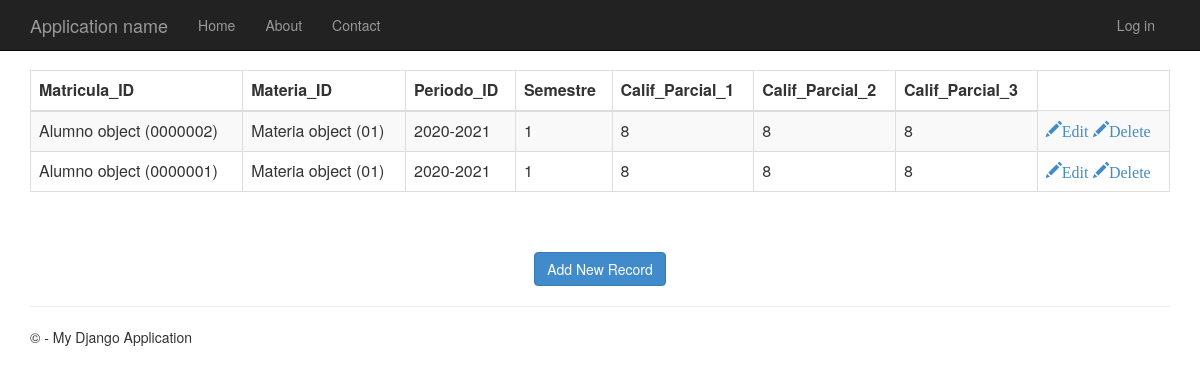
The page /show on the database its author committed.
### app/models.py (models this page shows)
class Historial(models.Model):
    Matricula_ID    = models.ForeignKey(Alumno, on_delete=models.CASCADE)
    Materia_ID      = models.ForeignKey(Materia, on_delete=models.CASCADE)
    Periodo_ID      = models.CharField(max_length=10,default='2020-2021')
    Semestre        = models.CharField(max_length=3)
    Calif_Parcial_1 = models.CharField(max_length=3)
    Calif_Parcial_2 = models.CharField(max_length=3)
    Calif_Parcial_3 = models.CharField(max_length=3)
    class Meta:
        db_table = "historial"

class Alumno(models.Model):
    Matricula_ID    = models.CharField(max_length=7, primary_key=True)   #ID DEL ALUMNO
    Maestro_ID      = models.ForeignKey(Maestro, on_delete=models.CASCADE) #RELACION DE ALUMNOS A MAESTRO
    Paterno         = models.CharField(max_length=100)
    Materno         = models.CharField(max_length=100)
    Nombre          = models.CharField(max_length=100)
    Grupo           = models.CharField(max_length=4)  #models.ForeignKey(Clases, on_delete=models.CASCADE)
    Inscrito        =models.BooleanField()
    class Meta:
        db_table = "alumno"

class Materia(models.Model):
    Materia_ID      = models.CharField(max_length=20, primary_key=True)
    Nombre          = models.CharField(max_length=100)
    Encab           = models.CharField(max_length=10)
    class Meta:
        db_table = "materia"

### app/views.py (the view)
# urls.py: path('show',views.show,name='show'),
def show(request):
    historials = Historial.objects.all()
    return render(request,'app/show.html',{'historials':historials})

### app/templates/app/show.html
﻿{% extends "app/layout.html" %}
{% block content %}
<table class="table table-striped table-bordered table-sm">
    <thead class="thead-dark">
    <tr>
        <th>Matricula_ID</th>
        <th>Materia_ID</th>
        <th>Periodo_ID</th>
        <th>Semestre</th>
        <th>Calif_Parcial_1</th>
        <th>Calif_Parcial_2</th>
        <th>Calif_Parcial_3</th>
    </tr>
    </thead>
    <tbody>
{% for historial in historials %}
    <tr>
        <td>{{ historial.Matricula_ID }}</td>
        <td>{{ historial.Materia_ID }}</td>
        <td>{{ historial.Periodo_ID }}</td>
        <td>{{ historial.Semestre }}</td>
        <td>{{ historial.Calif_Parcial_1 }}</td>
        <td>{{ historial.Calif_Parcial_2 }}</td>
        <td>{{ historial.Calif_Parcial_3 }}</td>
        <td>
            <a href="/edit/{{ historial.id }}"><span class="glyphicon glyphicon-pencil" >Edit</span></a>
            <a href="/delete/{{ historial.id }}"><span class="glyphicon glyphicon-pencil" >Delete</span></a>
        </td>
    </tr>
{% endfor %}
    </tbody>
</table>
<br>
<br>
<center><a href="/emp" class="btn btn-primary">Add New Record</a></center>
{% endblock %}

### app/templates/app/layout.html (shortened to what this page needs)
﻿<!DOCTYPE html>
<html>
<head>
    {% load staticfiles %}
    <link rel="stylesheet" type="text/css" href="{% static 'app/content/bootstrap.min.css' %}" />
    <link rel="stylesheet" type="text/css" href="{% static 'app/content/site.css' %}" />
</head>
<body>
    <div class="navbar navbar-inverse navbar-fixed-top">
        <div class="container">
            <div class="navbar-header">
                <a href="/" class="navbar-brand">Application name</a>
            </div>
            <div class="navbar-collapse collapse">
                <ul class="nav navbar-nav">
                    <li><a href="{% url 'home' %}">Home</a></li>
                    <li><a href="{% url 'about' %}">About</a></li>
                    <li><a href="{% url 'contact' %}">Contact</a></li>
                </ul>
                {% include 'app/loginpartial.html' %}
            </div>
        </div>
    </div>
    <div class="container body-content">
{% block content %}{% endblock %}
        <hr/>
        <footer>
            <p>&copy; {{ year }} - My Django Application</p>
        </footer>
    </div>
</body>
</html>

### app/templates/app/loginpartial.html
{% if user.is_authenticated %}
<form id="logoutForm" action="/logout/" method="post" class="navbar-right">
    {% csrf_token %}
    <ul class="nav navbar-nav navbar-right">
        {% if user.is_staff %}
            <li><a href="{% url 'show' %}">Subir Calificaciones</a></li>
        {%endif%}
        <li><span class="navbar-brand">Hola  {{ user.username }}!</span></li>
        <li><a href="javascript:document.getElementById('logoutForm').submit()">Log off</a></li>
    </ul>
</form>
{% else %}
<ul class="nav navbar-nav navbar-right">
    <li><a href="{% url 'login' %}">Log in</a></li>
</ul>
{% endif %}

### app/static/app/content/site.css (style rules this page uses)
body { padding-top: 50px; padding-bottom: 20px; }
.body-content { padding-left: 15px; padding-right: 15px; }

### rows shown on the page
Historial: Matricula_ID "Alumno object (0000002)", Materia_ID "Materia object (01)", Periodo_ID "2020-2021", Semestre "1", Calif_Parcial_1 "8", Calif_Parcial_2 "8", Calif_Parcial_3 "8"
Historial: Matricula_ID "Alumno object (0000001)", Materia_ID "Materia object (01)", Periodo_ID "2020-2021", Semestre "1", Calif_Parcial_1 "8", Calif_Parcial_2 "8", Calif_Parcial_3 "8"
